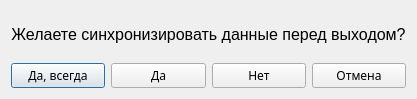
<?xml version="1.0" encoding="UTF-8"?>
<ui version="4.0">
 <class>Dialog</class>
 <widget class="QDialog" name="Dialog">
  <property name="geometry">
   <rect>
    <x>0</x>
    <y>0</y>
    <width>400</width>
    <height>99</height>
   </rect>
  </property>
  <property name="windowTitle">
   <string>Выход из программы</string>
  </property>
  <layout class="QVBoxLayout" name="verticalLayout">
   <item>
    <widget class="QLabel" name="label">
     <property name="font">
      <font>
       <pointsize>12</pointsize>
      </font>
     </property>
     <property name="text">
      <string>Желаете синхронизировать данные перед выходом?</string>
     </property>
     <property name="alignment">
      <set>Qt::AlignCenter</set>
     </property>
    </widget>
   </item>
   <item>
    <layout class="QHBoxLayout" name="horizontalLayout">
     <item>
      <widget class="QPushButton" name="yes_always_button">
       <property name="font">
        <font>
         <family>Perpetua</family>
         <pointsize>9</pointsize>
        </font>
       </property>
       <property name="text">
        <string>Да, всегда</string>
       </property>
      </widget>
     </item>
     <item>
      <widget class="QPushButton" name="yes_button">
       <property name="font">
        <font>
         <family>Perpetua</family>
         <pointsize>9</pointsize>
        </font>
       </property>
       <property name="text">
        <string>Да</string>
       </property>
      </widget>
     </item>
     <item>
      <widget class="QPushButton" name="no_button">
       <property name="font">
        <font>
         <family>Perpetua</family>
         <pointsize>9</pointsize>
        </font>
       </property>
       <property name="text">
        <string>Нет</string>
       </property>
      </widget>
     </item>
     <item>
      <widget class="QPushButton" name="cancel_button">
       <property name="font">
        <font>
         <family>Perpetua</family>
         <pointsize>9</pointsize>
        </font>
       </property>
       <property name="text">
        <string>Отмена</string>
       </property>
      </widget>
     </item>
    </layout>
   </item>
  </layout>
 </widget>
 <resources/>
 <connections>
  <connection>
   <sender>yes_button</sender>
   <signal>clicked()</signal>
   <receiver>Dialog</receiver>
   <slot>accept()</slot>
   <hints>
    <hint type="sourcelabel">
     <x>178</x>
     <y>76</y>
    </hint>
    <hint type="destinationlabel">
     <x>208</x>
     <y>86</y>
    </hint>
   </hints>
  </connection>
  <connection>
   <sender>no_button</sender>
   <signal>clicked()</signal>
   <receiver>Dialog</receiver>
   <slot>reject()</slot>
   <hints>
    <hint type="sourcelabel">
     <x>284</x>
     <y>69</y>
    </hint>
    <hint type="destinationlabel">
     <x>305</x>
     <y>88</y>
    </hint>
   </hints>
  </connection>
  <connection>
   <sender>cancel_button</sender>
   <signal>clicked()</signal>
   <receiver>Dialog</receiver>
   <slot>close()</slot>
   <hints>
    <hint type="sourcelabel">
     <x>370</x>
     <y>70</y>
    </hint>
    <hint type="destinationlabel">
     <x>346</x>
     <y>48</y>
    </hint>
   </hints>
  </connection>
 </connections>
</ui>
